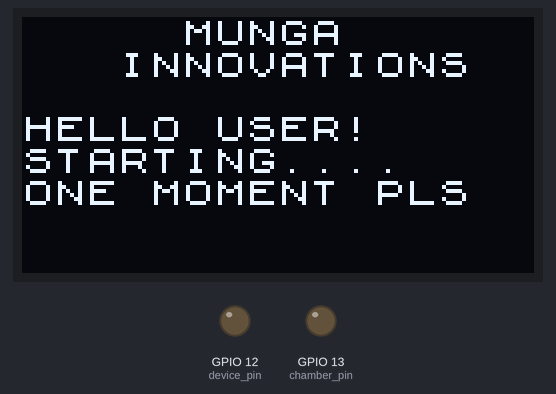
This sketch was run on a simulated ESP8266 (NodeMCU). Parts: 128×64 one-colour display, output pins drawn as LEDs (lit = HIGH). What the sketch prints to the serial monitor is not drawn.

Above: at 0.2 s.
At 5.8 s:
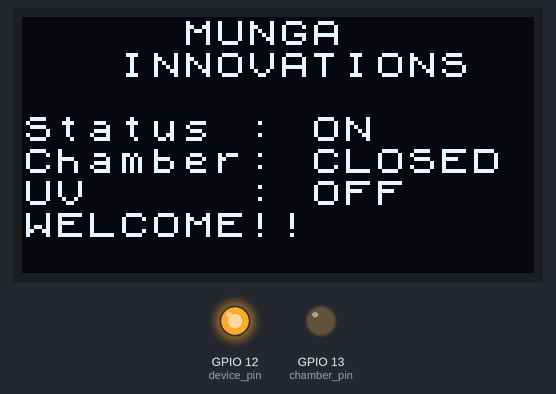
At 11.9 s:
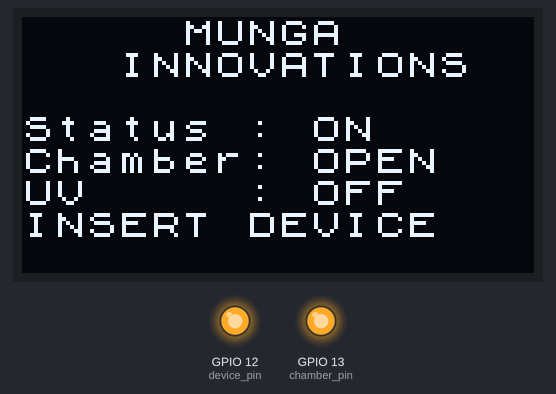
At 30.2 s:
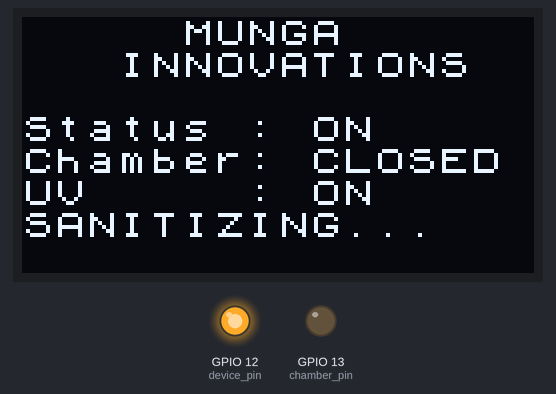
Timing chart, 0 to 31.7 s (numbered marks = the images above):
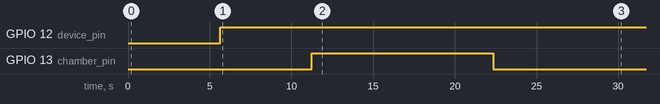

Measured:
- by itself, GPIO 12 (device_pin): LOW → HIGH at 5.6 s
- by itself, GPIO 13 (chamber_pin): LOW → HIGH at 11.2 s, → LOW 11.1 s later
- what the display in image 0 shows lasts 5.6 s, from 0.1 s to 5.7 s
- what the display in image 1 shows lasts 6.1 s, from 5.7 s to 11.8 s
- what the display in image 2 shows lasts 11.0 s, from 11.9 s to 22.9 s

The sketch:

sanitation_chamber_control.ino
```cpp
/*MUNGA IINOVATIONS
* Version : gamma
* Added functionality for display
* of chamber_open and closed states
* App connectivity yet to be established

*/


#include <SPI.h>
#include <U8g2lib.h>  //Oled display Library
#include <Wire.h>   //I2C communication library

#define PIN_OLED_SCL 5  //GPIO 5 D1
#define PIN_OLED_SDA 4  //GPIO 4 D2
//Check others from U8g2 documentation, if doesn't work
//U8G2_SSD1306_128X64_NONAME_F_SW_I2C u8g2(U8G2_R0, PIN_OLED_SCL, PIN_OLED_SDA);
U8X8_SSD1306_128X64_NONAME_SW_I2C u8x8(/* clock=*/ SCL, /* data=*/ SDA, /* reset=*/ U8X8_PIN_NONE);
//U8X8_SSD1306_128X64_NONAME_SW_I2C u8g2(/* clock=*/ SCL, /* data=*/ SDA, /* reset=*/ U8X8_PIN_NONE);
//Adafruit_SSID1306 display(-1); //So that OLED doesn't use one of the digital pins as reset pin
const int device_pin = 12;
const int chamber_pin = 13;
const int uv_pin = 14;
const int set_time = 30;
const int uv_time = set_time*1000 ;
int count = 0;


void setup() {
  Serial.begin(115200);
  // put your setup code here, to run once:
  //Initilialise OLED display with i2c address 0x3C
  u8x8.begin();
  //Clear the bufffer
  u8x8.setPowerSave(0);
  u8x8.clear();
  u8x8.setFont(u8x8_font_chroma48medium8_r);
//  u8g2.setFontColor(1);
  //display.setTextColor(BLACK, WHITE);
  //u8g2.setCursor(0,7);
  //u8g2.setFontPosTop();
  u8x8.println("     MUNGA     ");
  u8x8.println("   INNOVATIONS   ");
  u8x8.println();
  u8x8.println("HELLO USER! ");
  u8x8.println("STARTING.... ");
  u8x8.println("ONE MOMENT PLS ");


  pinMode(device_pin, OUTPUT);
  pinMode(chamber_pin, OUTPUT);
  digitalWrite(device_pin, LOW);
  digitalWrite(chamber_pin, LOW);

  if(count<1)
  {
    // put your main code here, to run repeatedly:
    delay(5000);


    device_on();
    Serial.println("Device is on");
    delay(5000);

    chamber_open(1);
    Serial.println("Chamber is open, Place the Item");
    delay(10000);

    chamber_close(1);
    Serial.println("Chamber is closed, Please Wait");
    delay(6000);
    //chamber_timer.attach(set_time, uv_on); //2-min timer (120s)

    uv_on();
    Serial.println("UV light is on ");
    delay(uv_time);
    //timer1_write(uv_time);
   // attachInterrupt();

    uv_off();
    Serial.println("UV light is off");
    delay(6000);

    chamber_open(2);
    Serial.println("Please collect your device");
    delay(6000);

    chamber_close(2);
    Serial.println("Device collected, Chamber is closed");
    delay(6000);

    Serial.println("Bye, Device is off");
    device_off();
    delay(5000);
    count+=1;
    u8x8.clear();
  }
  else
  {
    u8x8.clear();
    exit(0);
  }
}

void loop(){
  //
}

void chamber_close(int x){
  delay(500);
  if ((digitalRead(device_pin)==HIGH)){
    digitalWrite(chamber_pin, LOW);
  }
  delay(500);
  u8x8.clear();
   u8x8.println("     MUNGA     ");
  u8x8.println("   INNOVATIONS   ");
  u8x8.println();
  u8x8.println("Status : ON");
  u8x8.println("Chamber: CLOSED");
  u8x8.println("UV     : OFF");
  if(x==1)
  {
    u8x8.println("INITIATING..");
  }
  else if(x==2)
  {
    u8x8.println("DEVICE CLEANED");
  }

  Serial.println("Munga Innovations Pvt. Ltd.");
  Serial.println("Status: ON");
  Serial.println("Chamber: CLOSED");
  Serial.println("UV: OFF");
  Serial.println();
}


void chamber_open(int x){
  delay(500);
  if ((digitalRead(device_pin)==HIGH)){
    digitalWrite(chamber_pin, HIGH);
  }
  delay(500);
  u8x8.clear();
  u8x8.println("     MUNGA     ");
  u8x8.println("   INNOVATIONS   ");
  u8x8.println();
  u8x8.println("Status : ON");
  u8x8.println("Chamber: OPEN");
  u8x8.println("UV     : OFF");

  if(x==1)
    {
      u8x8.println("INSERT DEVICE");
    }
    else if(x==2)
    {
      u8x8.println("COLLECT DEVICE");
    }

  Serial.println("Munga Innovations Pvt. Ltd.");
  Serial.println("Status : ON");
  Serial.println("Chamber: OPEN");
  Serial.println("UV: OFF");
  Serial.println();
}

void uv_on(){
  delay(500);
  if ((digitalRead(device_pin) == HIGH) && (digitalRead(chamber_pin) == LOW)){
      digitalWrite(uv_pin, HIGH);
    }
  delay(500);

  u8x8.clear();;
  u8x8.println("     MUNGA     ");
  u8x8.println("   INNOVATIONS   ");
  u8x8.println();
  u8x8.println("Status : ON");
  u8x8.println("Chamber: CLOSED");
  u8x8.println("UV     : ON");
  u8x8.println("SANITIZING...");


  Serial.println("Munga Innovations Pvt. Ltd.");
  Serial.println("Status: ON");
  Serial.println("Chamber: CLOSED");
  Serial.println("UV: ON");
  Serial.println();
}

void uv_off(){
  delay(500);
  if (digitalRead(device_pin) == HIGH){
    digitalWrite(uv_pin, LOW);
  }
  delay(500);

  u8x8.clear();
  u8x8.println("     MUNGA     ");
  u8x8.println("   INNOVATIONS   ");
  u8x8.println();
  u8x8.println("Status : ON");
  u8x8.println("Chamber: CLOSED");
  u8x8.println("UV     : OFF");


  Serial.println("Munga Innovations Pvt. Ltd.");
  Serial.println("Status: ON");
  Serial.println("Chamber: CLOSED");
  Serial.println("UV: OFF");
  Serial.println();

}

void device_on(){
  delay(500);
  digitalWrite(device_pin, HIGH);

  u8x8.clear();
  u8x8.println("     MUNGA     ");
  u8x8.println("   INNOVATIONS   ");
  u8x8.println();
  u8x8.println("Status : ON");
  u8x8.println("Chamber: CLOSED");
  u8x8.println("UV     : OFF");
  u8x8.println("WELCOME!!");

  Serial.println("Munga Innovations Pvt. Ltd.");
  Serial.println("Status: ON");
  Serial.println("Chamber: CLOSED");
  Serial.println("UV: OFF");

  Serial.println();
}

void device_off(){
  delay(500);
  digitalWrite(device_pin, LOW);

  u8x8.clear();
  u8x8.println("     MUNGA     ");
  u8x8.println("   INNOVATIONS   ");
  u8x8.println();
  u8x8.println("Status : OFF");
  u8x8.println("Chamber: CLOSED");
  u8x8.println("UV     : OFF");
  u8x8.println("BYE...");


  Serial.println("Munga Innovations Pvt. Ltd.");
  Serial.println("Status: OFF");
  Serial.println("Chamber: CLOSED");
  Serial.println("UV: OFF");
  Serial.println();
}

void ICACHE_RAM_ATTR onTimerISR()
{
  delay(1000);
  if (digitalRead(device_pin) == HIGH){
  digitalWrite(chamber_pin, !(digitalRead(chamber_pin)));
  }
  delay(500);
}
```
